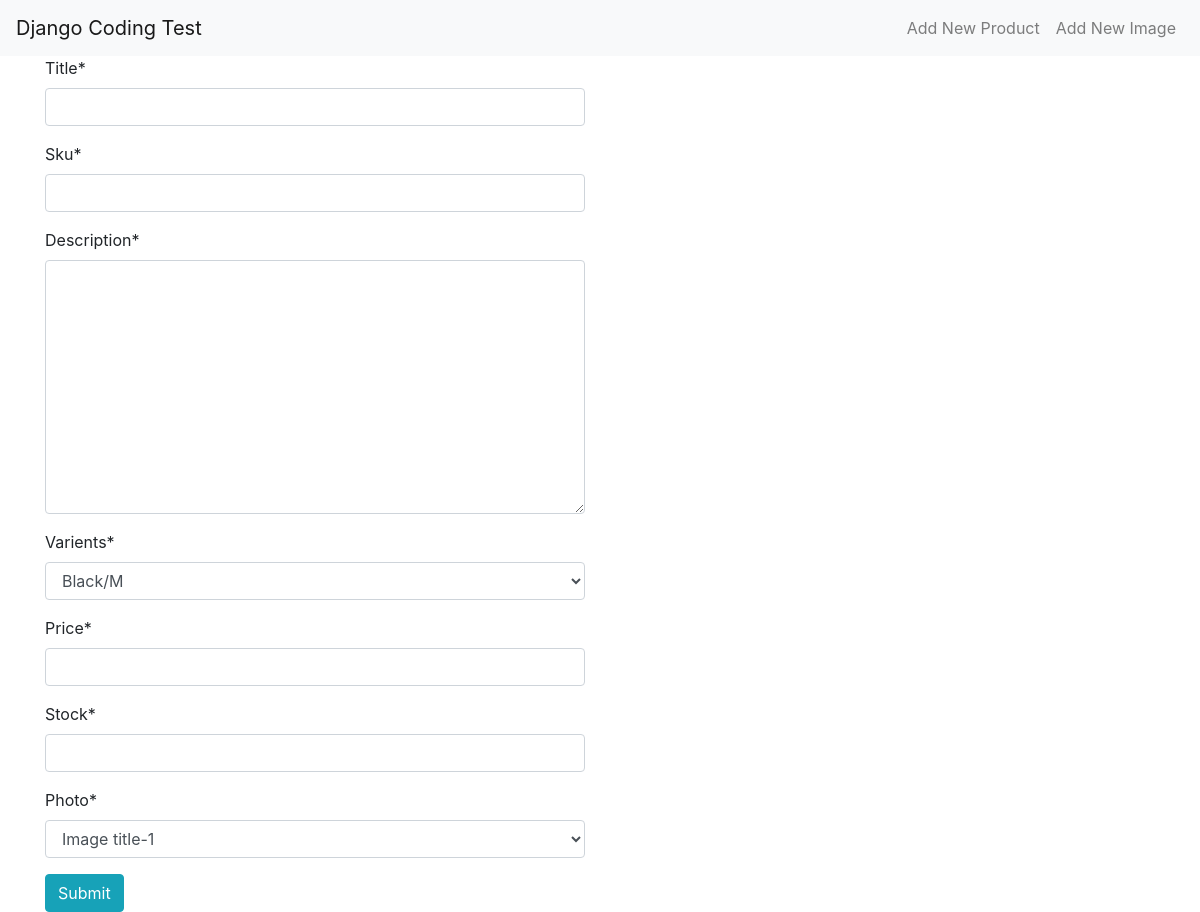
Before: /add_product/ with the older database file.
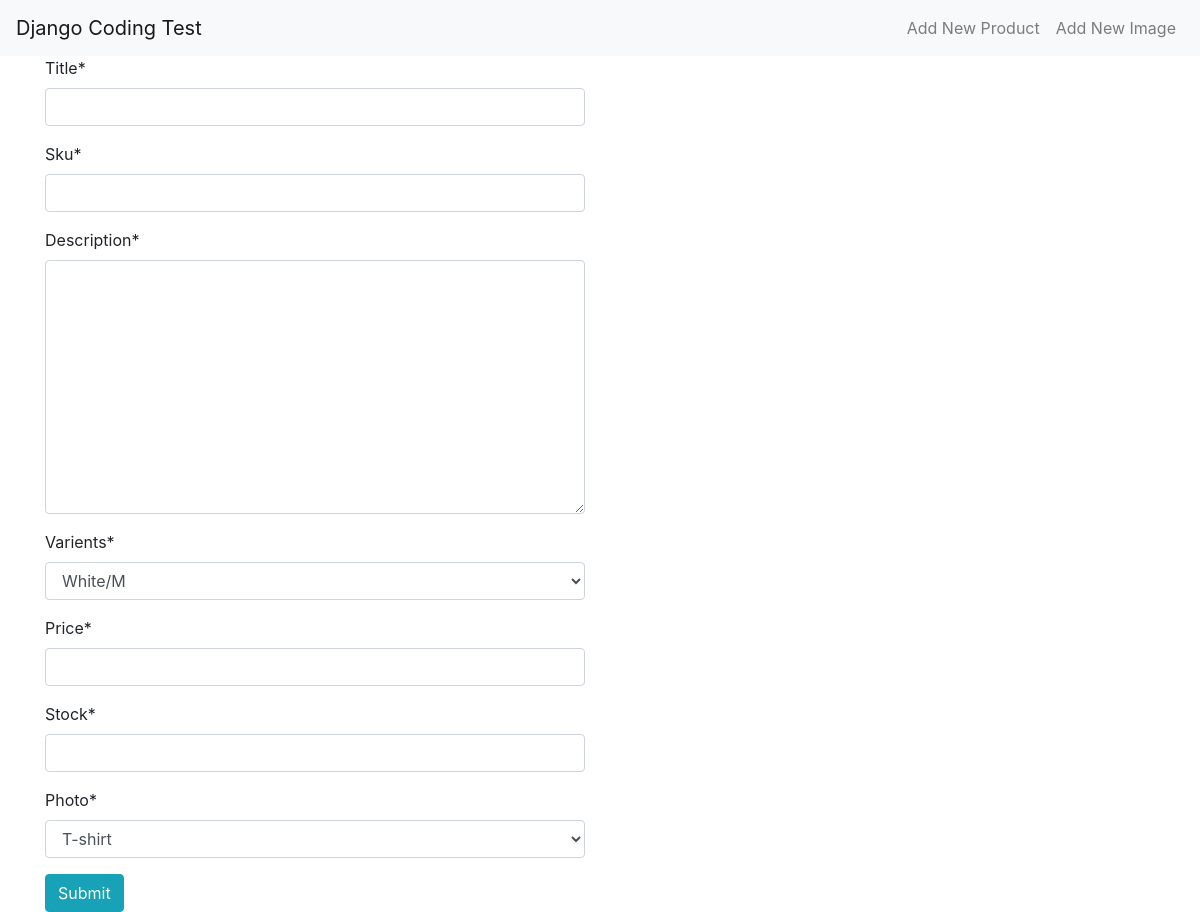
After: the same page with the newer database file.
### my_app/models.py (models this page shows)
class ProductImage(models.Model):
    title = models.CharField(max_length=150)
    photo = models.ImageField(blank=True, upload_to='images/', default='', null=True)
    created_at = models.DateTimeField(auto_now_add=True)
    updated_at = models.DateTimeField(auto_now=True)
    def __str__(self):
        return str(self.title)

### my_app/views.py (the view)
# urls.py: path('add_product/', views.addProduct, name='add-product'),
def addProduct(request):
    form = ProductCreateForm(request.POST or None)
    if form.is_valid():
        form.save()
        return redirect('home')
    context = {
        'form':form
    }
    return render(request, 'add_product.html', context)

### my_app/forms.py
class ProductCreateForm(forms.ModelForm):
    class Meta:
        model = Products
        fields = ['title', 'sku', 'description', 'varients', 'price', 'stock', 'photo']

### my_app/models.py (called while the page is built)
    def __str__(self):
        return str(self.color+"/"+self.size)

### templates/add_product.html (shortened to what this page needs)
{% include 'header.html' %}
{% include 'navbar.html' %}
{% load crispy_forms_tags %}
<section>
    <div class="container">
        <div class="row">
            <div class="col-lg-6">
                <form action="" method="POST">
                    {{form|crispy}}
                    <input type="submit" value="Submit" class="btn btn-info">
                </form>
            </div>
        </div>
    </div>
</section>
{% include 'footer.html' %}

Changed rows visible on the page:
changed ProductImage: photo "Image title-1" → "T-shirt"
Other visible differences:
form field varients: "Black/M" → "White/M"
